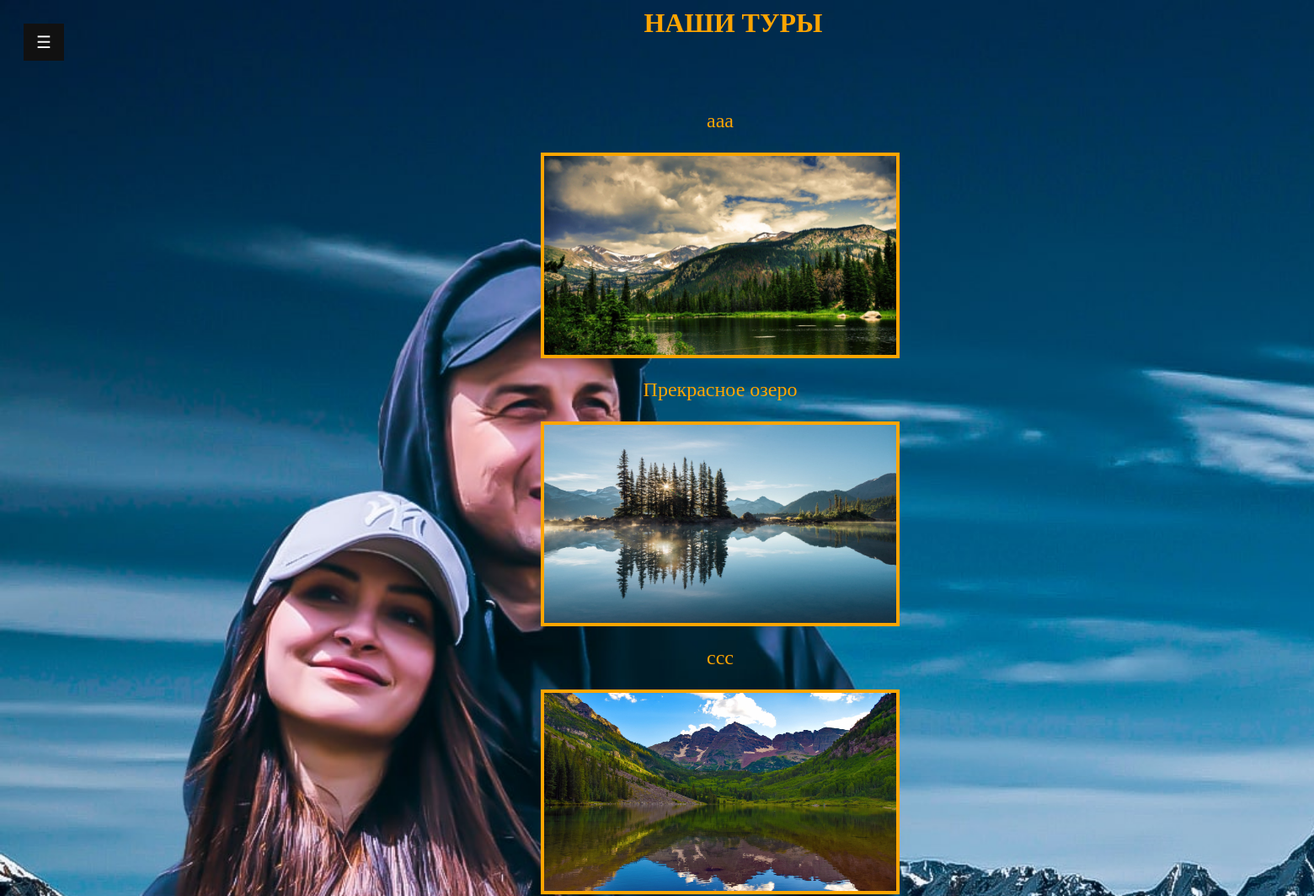
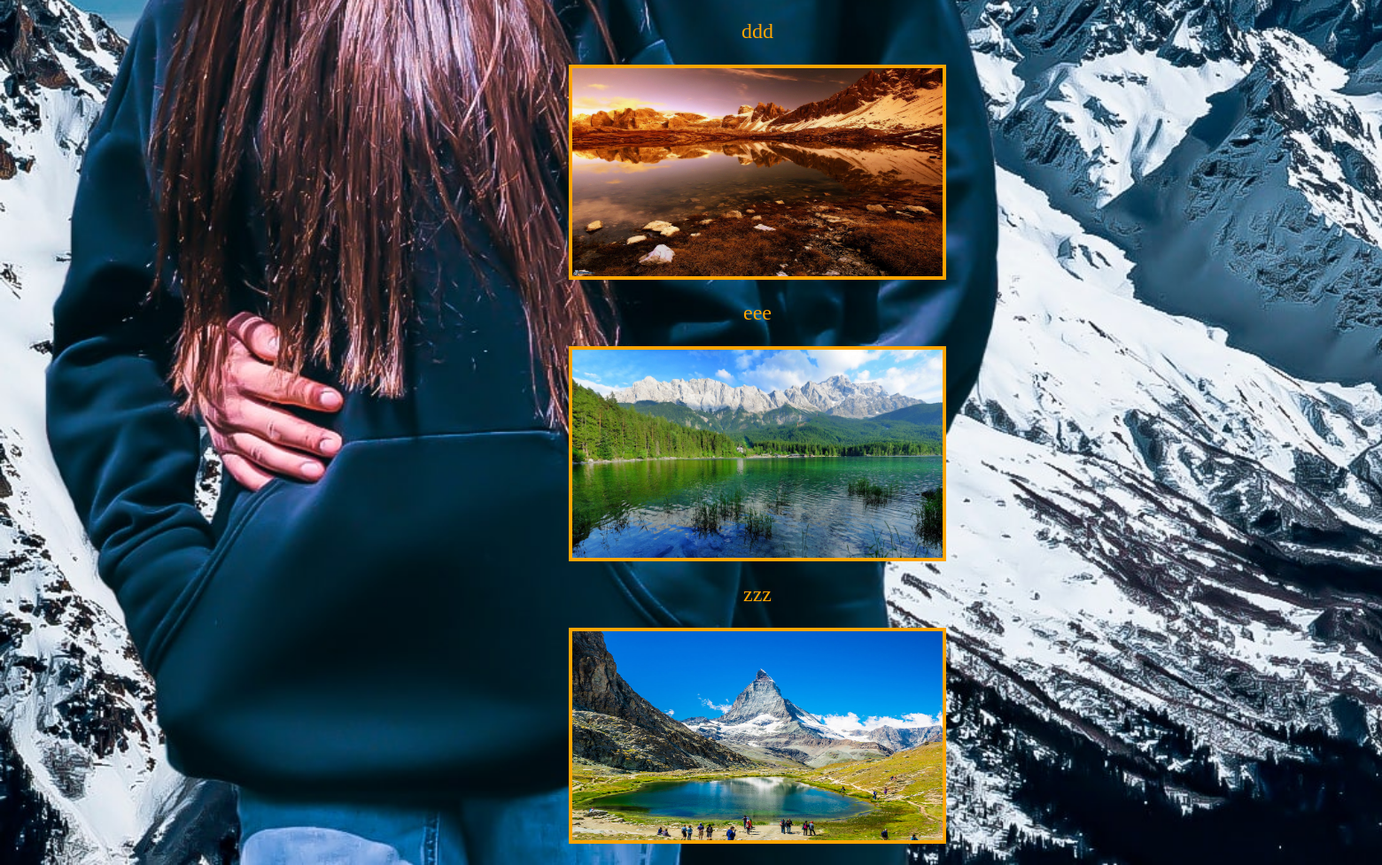
Page /tours on the committed database (2 pictures, top to bottom).
### turfirmaapp/models.py (models this page shows, shortened)
class Tours(models.Model):
    tour_name = models.CharField(max_length=100, verbose_name="Название тура")
    description = models.TextField(null=True, blank=True, verbose_name="Описание")
    start_date = models.DateField(verbose_name="Дата начала")
    end_date = models.DateField(verbose_name="Дата окончания")
    price = models.DecimalField(max_digits=10, decimal_places=2, verbose_name="Цена")
    photo_tour = models.ImageField(upload_to="photo_tour/", verbose_name="Фотография", null=True)
    excursions = models.ManyToManyField(Excursions, verbose_name="Название экскурсии")
    transport = models.ForeignKey(Transport, on_delete=models.CASCADE, verbose_name="Тип транспорта")
    hotel = models.ForeignKey(Hotels, on_delete=models.CASCADE, verbose_name="название отеля")
    def get_absolute_url(self):
        return reverse('tour', kwargs={'tour_id': self.pk})
    class Meta:
        verbose_name = 'тур'
        verbose_name_plural = "Туры"

### turfirmaapp/views.py (the view)
# urls.py: path('tours', tours, name='tours'),
def tours(request):
    data = Tours.objects.all()
    return render(request, "tours.html", {"data": data})

### turfirmaapp/templates/tours.html (shortened to what this page needs)
{% extends 'base.html' %}
{% load static %}
{% block content %}
<h1>Наши туры</h1>
{% if data %}
    {% for item in data %}
    <div class="tours">
        <p><a class="links"  href="{{ item.get_absolute_url }}">{{ item.tour_name }}</a></p>
        <p><img class="photo_tour" src="{{item.photo_tour.url}}"></p>
    </div>
    {% endfor %}
{% else %}
    <h2>Туры в разработке</h2>
{% endif %}
{% endblock %}

### turfirmaapp/static/css/styles.css (style rules this page uses)
body { background-size: cover; background-attachment: fixed; overflow-x: hidden; }
h1 { color: orange; position: relative; top: -60px; left: 49%; text-transform: uppercase; unicode-bidi: isolate; }
.tours { text-align: center; font-size: 24px; display: block; margin: 0 auto; margin-left: 150px; }
.photo_tour { display: block; margin: 0 auto; width: 30%; height: 30%; border: 4px solid orange; }
.links { color: orange; outline: none; text-decoration: none; padding: 2px 1px 0; }

### rows in the picture
Tours: tour_name "aaa", photo_tour (picture)
Tours: tour_name "Прекрасное озеро", photo_tour (picture)
Tours: tour_name "ccc", photo_tour (picture)
Tours: tour_name "ddd", photo_tour (picture)
Tours: tour_name "eee", photo_tour (picture)
Tours: tour_name "zzz", photo_tour (picture)
